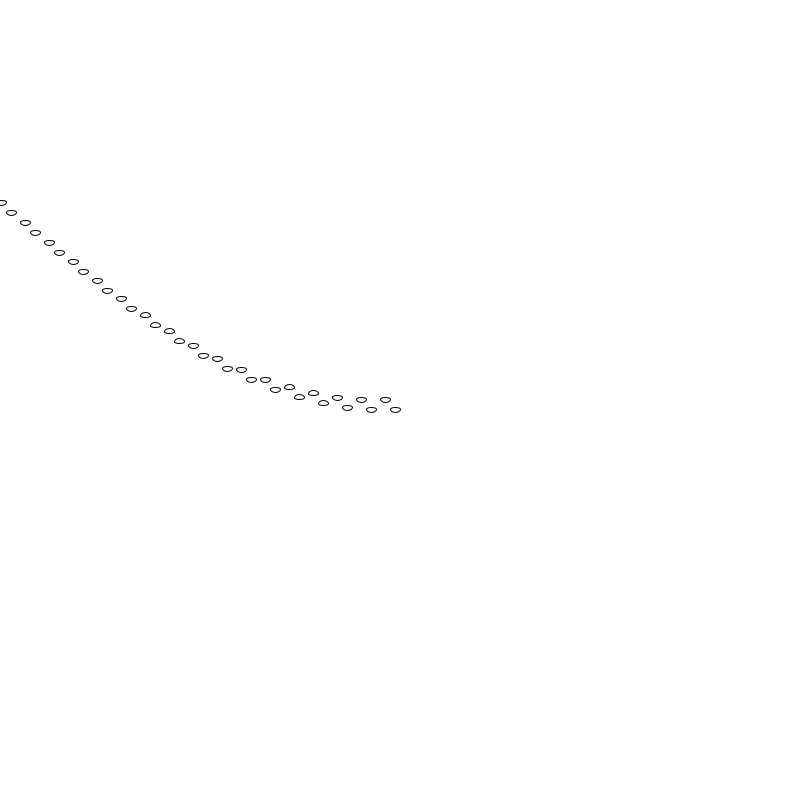
Frame 1 (no input)
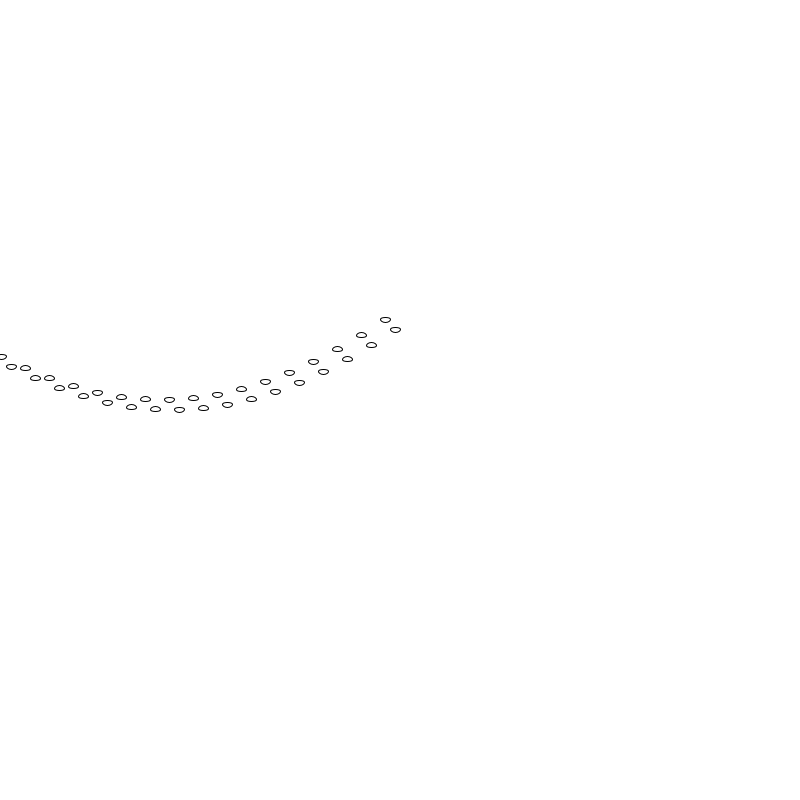
Frame 60 (the mouse pressed at the canvas centre just before this capture)
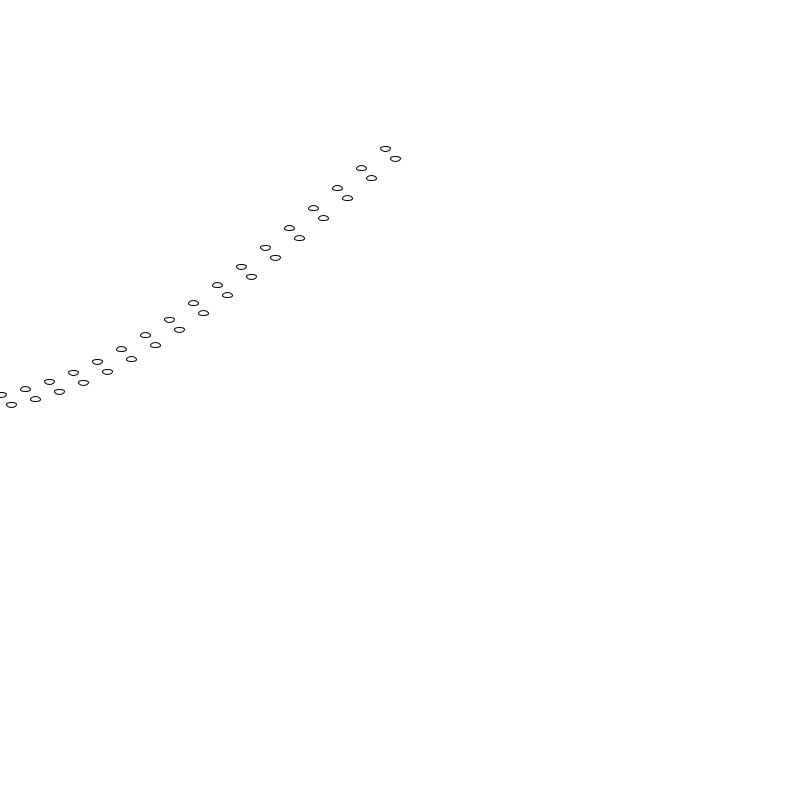
Frame 120 (the mouse held since frame 60 and released just before this capture)

The Processing sketch that drew these frames (run headless with seeded random() and noise(); from frame 60 on, the mouse is pressed at the canvas centre):

// Processing sketch: SuckersWaving
// ── SuckersWaving.pde

float startAngle = 0;
float angleVel = 0.1;


void setup() {
  size(800, 800);
  smooth();
}

void draw() {
  background(255);
  stroke(0);
  strokeWeight(1);


  startAngle += 0.015;  //controls speed of wave
  float angle = startAngle; //this will make it stop moving with a static number
  //float angle = startAngle;


  //  Curve Syntax:  curve(x1, y1, x2, y2, x3, y3, x4, y4)
  //x1  float: coordinates for the beginning control point
  //y1  float: coordinates for the beginning control point
  //x2  float: coordinates for the first point
  //y2  float: coordinates for the first point
  //x3  float: coordinates for the second point
  //y3  float: coordinates for the second point
  //x4  float: coordinates for the ending control point
  //y4  float: coordinates for the ending control point
 //  curve(startAngle, mouseY, 0, 0, width/2, height/2, angle, mouseY); 

  for (int x = 1; x <= width/2; x += 24) {  //NoC example NOC_3_09
    float y = map(sin(angle), -1, 1, 0, height/2);
    //fill(109, 24, 170);
    ellipse(x, y, 10, 5);  //the original code
    ellipse(x + 10, y + 10, 10, 5); 
    //ellipse(x-1, y-1, 10, 5); 
    angle += angleVel;
  }
}
